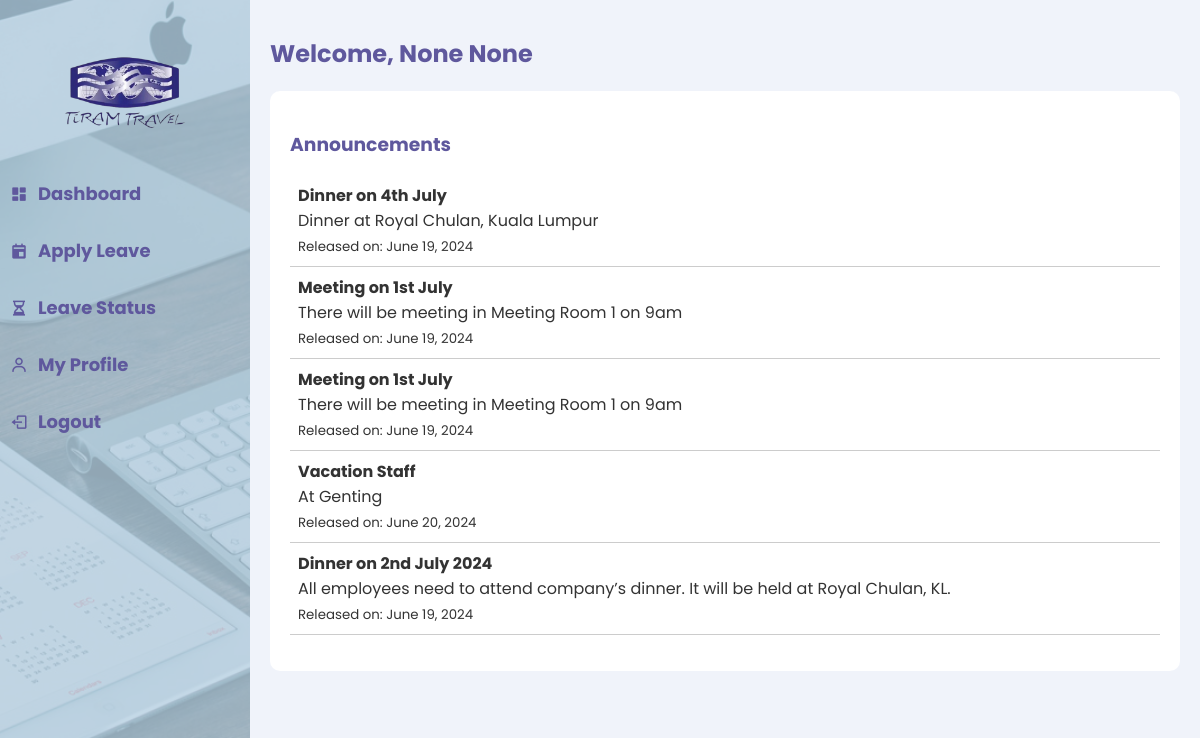
/employeeleavesystem/emp_dashboard/, run on the app's committed database.
### employeeleavesystem/models.py (models this page shows)
class Dashboard(models.Model):
    announcement_title = models.CharField(max_length=255)
    announcement_content = models.CharField(max_length=255)
    announcement_date = models.DateField(blank=True, null=True)

### employeeleavesystem/views.py (the view)
# urls.py: path("emp_dashboard/", views.EmpDashboard, name="emp_dashboard"),
def EmpDashboard(request):
    first_name = request.session.get('first_name')
    last_name = request.session.get('last_name')
    announcements = Dashboard.objects.all()
    return render(request, "emp_dashboard.html", {'first_name': first_name, 'last_name': last_name, 'announcements': announcements})

### employeeleavesystem/templates/emp_dashboard.html (shortened to what this page needs)
<!DOCTYPE html>
<html lang="en">
<head>
    <link href='https://unpkg.com/boxicons@2.1.4/css/boxicons.min.css' rel='stylesheet'>
    {% load static %}
</head>
<body>
    <div class="sidebar">
        <div class="sidebar-logo">
            <img src="{% static 'image/logotiram.png' %}" alt="Logo" class="logo">
        </div>
        <a href="{% url 'emp_dashboard' %}"><i class='bx bxs-dashboard icon'></i>Dashboard</a>
        <a href="{% url 'leave' %}"><i class='bx bxs-calendar-event icon'></i>Apply Leave</a>
        <a href="{% url 'leave_status' %}"><i class='bx bxs-hourglass icon'></i>Leave Status</a>
        <a href="{% url 'profile' %}"><i class='bx bx-user icon'></i>My Profile</a>
        <a href="{% url 'logout' %}"><i class='bx bx-log-out icon'></i>Logout</a>
    </div>
    <div class="content">
        <h1 class="welcome-text">Welcome, {{ first_name }} {{ last_name }}</h1>
        <div class="info-box">
            <h3>Announcements</h3>
            <ul>
                {% for announcement in announcements %}
                <li>
                    <strong>{{ announcement.announcement_title }}</strong><br>
                    {{ announcement.announcement_content }}<br>
                    <small>Released on: {{ announcement.announcement_date }}</small>
                </li>
                {% endfor %}
            </ul>
        </div>
    </div>
</body>
</html>

### data on the page
Dashboard: announcement_title "Dinner on 4th July", announcement_content "Dinner at Royal Chulan, Kuala Lumpur", announcement_date "June 19, 2024"
Dashboard: announcement_title "Meeting on 1st July", announcement_content "There will be meeting in Meeting Room 1 on 9am", announcement_date "June 19, 2024"
Dashboard: announcement_title "Meeting on 1st July", announcement_content "There will be meeting in Meeting Room 1 on 9am", announcement_date "June 19, 2024"
Dashboard: announcement_title "Vacation Staff", announcement_content "At Genting", announcement_date "June 20, 2024"
Dashboard: announcement_title "Dinner on 2nd July 2024", announcement_content "All employees need to attend company’s dinner. It will be held at Royal Chulan, KL.", announcement_date "June 19, 2024"

### other printed values
{{ first_name }} "None"
{{ last_name }} "None"
